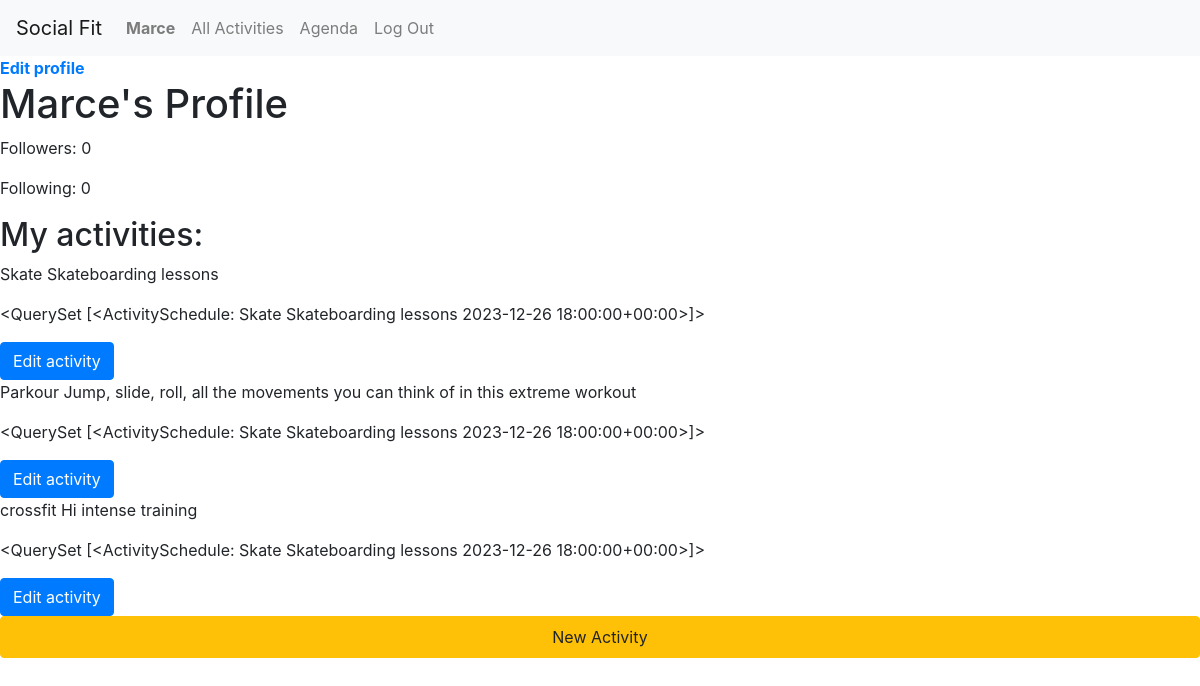
Page /profile/Marce (signed in) on the committed database.
### booking/models.py (models this page shows, shortened)
class User(AbstractUser):
    pass

class UserProfile(models.Model):
    user = models.ForeignKey(User, on_delete=models.CASCADE, related_name='profile')
    birthdate = models.DateField()
    photo = models.CharField(max_length=50, null=True)
    phone_number = models.CharField(max_length=50)
    profile_image = models.CharField(max_length=200)
    authorization = models.CharField(max_length=1)
    certificate = models.CharField(max_length=1)
    auto_reservation = models.BooleanField(null=True)
    followers = models.ManyToManyField(User, blank=True, related_name="followers")
    following_users = models.ManyToManyField(User, blank=True, related_name="following_users")
    is_instructor = models.BooleanField(default=False)

class Activity(models.Model):
    created_by = models.ForeignKey(User, on_delete=models.CASCADE, related_name='activity_owner')
    name = models.CharField(max_length=30)
    description = models.TextField()
    image = models.ImageField(upload_to = 'images/')
    active = models.BooleanField(default=True)
    def __str__(self):
        return f"{self.name} {self.description}"

class ActivitySchedule(models.Model):
    activity = models.ForeignKey(Activity, on_delete=models.CASCADE)
    instructor = models.ForeignKey(User, on_delete=models.CASCADE, related_name='instructor_activities')
    date = models.DateTimeField(null=True)
    capacity = models.IntegerField(null=True)
    cost = models.IntegerField(null=True)
    description = models.TextField(null=True)
    active = models.BooleanField(default=True)
    reservations = models.ManyToManyField(User, through='ActivityReservation')
    def __str__(self):
        return f"{self.activity} {self.date}"

### booking/views.py (the view)
# urls.py: path('profile/<str:username>', views.user_profile_view, name='profile'),
@login_required
def user_profile_view(request, username):
    if(request.user.is_authenticated):
        user = User.objects.get(username=username)
        user_profile = UserProfile.objects.get(user=user)
        activities = Activity.objects.filter(created_by=user).order_by()
        activities_schedule = ActivitySchedule.objects.filter(instructor=user)
        print()
        context = {
            'username':username,
            'user_profile': user_profile,
            'activitys': activities,
            'schedule': activities_schedule,
        }
        return render(request, 'booking/profile.html', context)
    else:
        login_url = reverse('booking:login')
        return redirect(login_url)

### booking/templates/booking/profile.html (shortened to what this page needs)
{% extends "booking/layout.html" %}
{% block body %}
<a href="{% url 'booking:edit_profile' %}"><strong>Edit profile</strong></a>
<h1>{{ username }}'s Profile</h1>
<p>Followers: {{ user_profile.followers.count }}</p>
<p>Following: {{ user_profile.following_users.count }}</p>
<h2>My activities:</h2>
{% for activity in activitys %}
    <p>{{ activity }}</p>
    <p>{{ schedule }}</p>
    {% if user.is_authenticated and user.username|lower == activity.created_by.username|lower %}
    <form action="{% url 'booking:edit' activity.id %}" method="post" class="fetch-form">
        <a class="text-area-toggler btn btn-primary align-self-start" href="#" data-activity-id="{{ activity.id }}">Edit activity</a>
    </form>
    {% endif %}
{% endfor %}
{% if user_profile.is_instructor %}
<div><a class="nav-link btn btn-warning" href="{% url 'booking:create' %}">New Activity</a></div>
{% endif %}
{% endblock %}

### booking/templates/booking/layout.html (shortened to what this page needs)
{% load static %}
<!DOCTYPE html>
<html lang="en">
    <head>
        <link rel="stylesheet" href="https://stackpath.bootstrapcdn.com/bootstrap/4.4.1/css/bootstrap.min.css">
        <link href="{% static 'booking/styles.css' %}" rel="stylesheet">
    </head>
    <body>
        <nav class="navbar navbar-expand-lg navbar-light bg-light">
            <a class="navbar-brand" href="{% url 'booking:index' %}">Social Fit</a>
            <div>
              <ul class="navbar-nav mr-auto">
                {% if user.is_authenticated %}
                    <li class="nav-item">
                        <a class="nav-link" href="{% url 'booking:profile' request.user.username %}"><strong>{{ user.username }}</strong></a>
                    </li>
                {% endif %}
                <li class="nav-item">
                  <a class="nav-link" href="{% url 'booking:all_activities' %}">All Activities</a>
                </li>
                {% if user.is_authenticated %}
                    <li class="nav-item">
                        <a class="nav-link" href="{% url 'booking:agenda' %}">Agenda</a>
                    </li>
                    <li class="nav-item">
                        <a class="nav-link" href="{% url 'booking:logout' %}">Log Out</a>
                    </li>
                {% endif %}
              </ul>
            </div>
          </nav>
        <div class="body">
            {% block body %}
            {% endblock %}
        </div>
    </body>
</html>

### rows in the picture
User: username "Marce"
UserProfile: followers.count "0", following_users.count "0"
Activity: name+description "Skate Skateboarding lessons"
ActivitySchedule: activity+date "<QuerySet [<ActivitySchedule: Skate Skateboarding lessons 2023-12-26 18:00:00+00:00>]>"
Activity: name+description "Parkour Jump, slide, roll, all the movements you can think of in this extreme workout"
Activity: name+description "crossfit Hi intense training"
